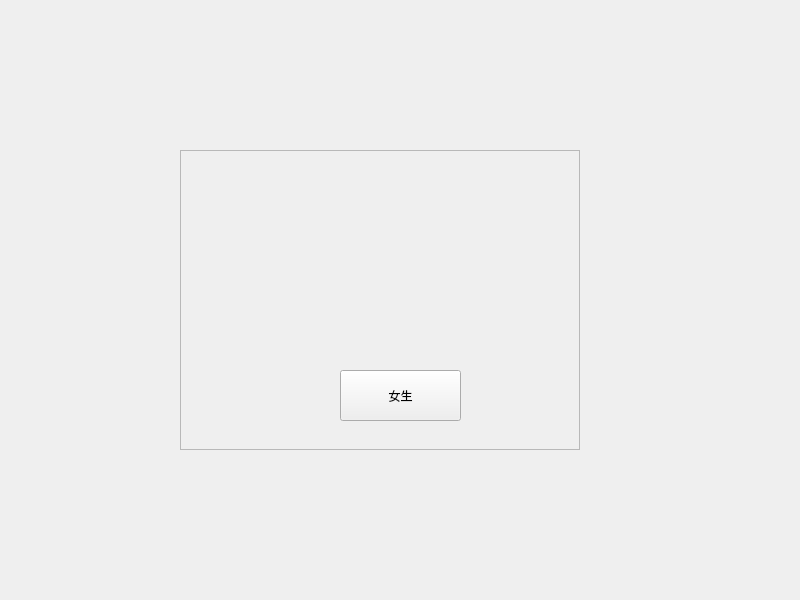
<?xml version="1.0" encoding="UTF-8"?>
<ui version="4.0">
 <class>Widget</class>
 <widget class="QWidget" name="Widget">
  <property name="geometry">
   <rect>
    <x>0</x>
    <y>0</y>
    <width>800</width>
    <height>600</height>
   </rect>
  </property>
  <property name="minimumSize">
   <size>
    <width>800</width>
    <height>600</height>
   </size>
  </property>
  <property name="maximumSize">
   <size>
    <width>800</width>
    <height>600</height>
   </size>
  </property>
  <property name="windowTitle">
   <string>Widget</string>
  </property>
  <widget class="QFrame" name="frame">
   <property name="geometry">
    <rect>
     <x>180</x>
     <y>150</y>
     <width>400</width>
     <height>300</height>
    </rect>
   </property>
   <property name="frameShape">
    <enum>QFrame::StyledPanel</enum>
   </property>
   <property name="frameShadow">
    <enum>QFrame::Raised</enum>
   </property>
   <widget class="QPushButton" name="pushButton">
    <property name="geometry">
     <rect>
      <x>160</x>
      <y>220</y>
      <width>121</width>
      <height>51</height>
     </rect>
    </property>
    <property name="text">
     <string>女生</string>
    </property>
   </widget>
  </widget>
 </widget>
 <layoutdefault spacing="6" margin="11"/>
 <resources/>
 <connections/>
</ui>
